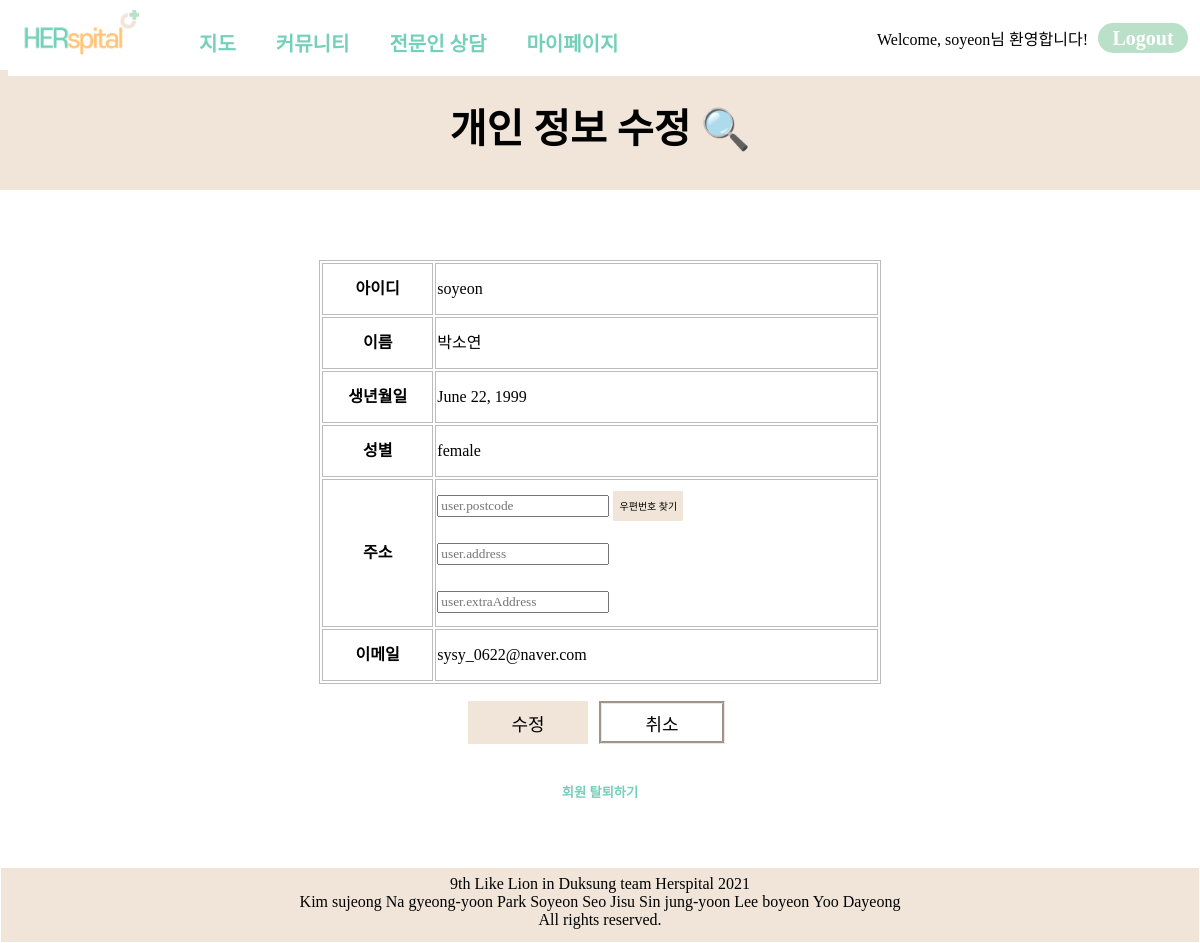
/account/setting/ (signed in), run on an earlier commit of the app's database.
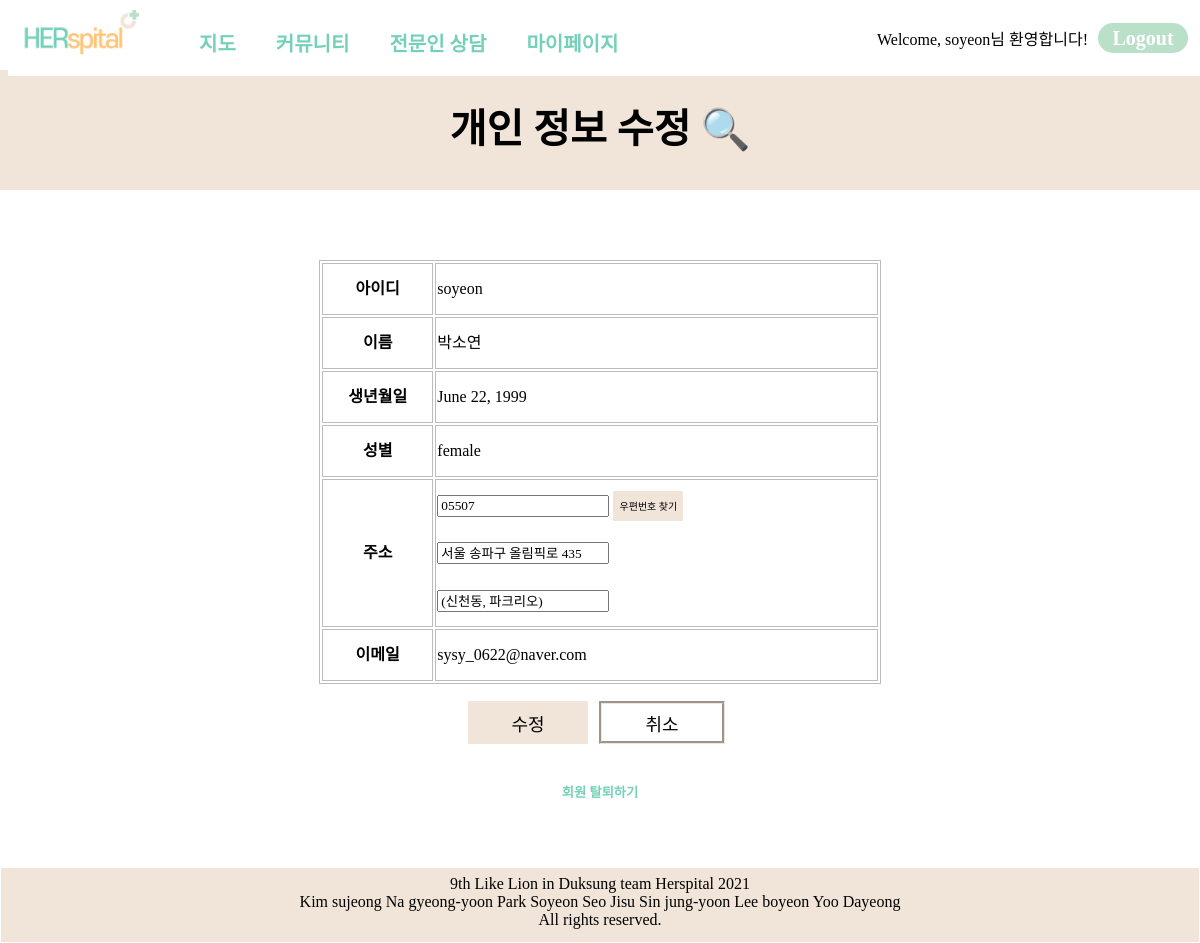
And on a later commit of the database.
### account/models.py (models this page shows)
class CustomUser(AbstractUser):
  nickname = models.CharField(max_length=100,default='') #이름
  email = models.EmailField(max_length=100,default='') #이메일
  birth = models.DateField(blank=True,null=True) #생년월일
  gender = models.CharField(max_length=50, default='') #성별
  position = models.CharField(max_length=50, default='normal') #일반인/전문인
  certifyImg = models.ImageField(upload_to="account/", blank=True, null=True) #자격증사진 - 전문인일때 무조건 받아야하는데 어떻게 해야하지..
  workplace = models.CharField(max_length=50, blank=True) #의료기관 - 전문인일때 무조건 받아야하는데 어떻게 해야하지..
  postcode = models.CharField(max_length=100, blank=True) #우편번호
  address = models.CharField(max_length=100, blank=True) #주소
  extraAddress = models.CharField(max_length=100, blank=True) #세부주소

### account/views.py (the view)
# urls.py: path("setting/", account_views.setting, name="setting"),
@login_required
def setting(request):
  if request.method == 'POST':
    user_change_form = CustomUserChangeForm(request.POST, instance=request.user)
    if user_change_form.is_valid():
      user_change_form.save()
      messages.info(request, '수정 성공')
      return render(request,"account/mypage.html")
  else:
    user_change_form = CustomUserChangeForm(instance=request.user)
  return render(request, "account/setting.html", {'user_change_form':user_change_form})

### account/forms.py
class CustomUserChangeForm(UserChangeForm):
    class Meta:
        model = get_user_model()
        fields = ['postcode','address','extraAddress']

### templates/account/setting.html (shortened to what this page needs)
{% load static %}
<!DOCTYPE html>
<html lang="en">
<head>
    <link rel="stylesheet" href="{% static 'css/setting.css' %}"/>
</head>
<body>
{% block navbar %}
{% include "partials/base.html" %}
{% endblock%}
{% block content %}
    <div id="main">
        <div style="border: 1px">
            <span style="margin-top:20px;font-size:40px;"><strong>개인 정보 수정 🔍</strong></span>
        </div>
    </div>
    <div id="table">
        <br>
        <form method="POST">
        <table border="1">
            <tr>
                <th>아이디</th>
                <td>{{user.username}}</td>
            </tr>
            <tr>
                <th>이름</th>
                <td>{{user.nickname}}</td>
            </tr>
            <tr>
                <th>생년월일</th>
                <td>{{user.birth}}</td>
            </tr>
            <tr>
                <th>성별</th>
                <td>{{user.gender}}</td>
            </tr>
            <tr>
                <th>주소</th>
                <td>
                    <input type="text" id="sample6_postcode" placeholder="user.postcode" name="postcode" value="{{user.postcode}}">
                    <input type="button" style="border:0; width:70px; font-size: 10px; color: black; background-color:rgb(241 229 217); height: 30px;"onclick="sample6_execDaumPostcode()" value="우편번호 찾기" a href=""><br>
                    <input type="text" id="sample6_address" placeholder="user.address" name="address" value="{{user.address}}"><br>
                    <input type="text" id="sample6_extraAddress" placeholder="user.extraAddress" name="extraAddress" value="{{user.extraAddress}}">
                </td>
            </tr>
            <tr>
                <th>이메일</th>
                <td>{{user.email}}</td>
            </tr>
        </table>
        <div id='button'>
            <button type="submit" style="border:0; width:120px; font-size: 18px; color: black; background-color:rgb(241 229 217); height: 43px;">수정</button>
<a href="" style="color:black;" onclick="cancel(this)"><button type="button" style="border:0; width:120px; font-size: 18px; color: black; background-color:white; height: 37px; margin: 10px; outline-style:groove; outline-color: rgb(241 229 217);">취소</button></a>
        <a href="" onclick="change(this)"><h5>회원 탈퇴하기</h5></a>
        </div>
        </form>
    </div>
{% endblock %}
</body>
</html>
{% block footer %}
{% include "partials/footer.html" %}
{% endblock %}

### templates/partials/base.html (shortened to what this page needs)
{% load static %}
<!DOCTYPE html>
<html lang="en">
<head>
    <link rel="stylesheet" href="{% static 'css/base.css' %}">
</head>
<body>
    <nav class="navbar navbar-default navbar-fixed-top">
        <div>
            <a class="navbar__logo" href="{% url 'mainpage' %}"><img src="{% static 'img/logo.png' %}"></a>
        </div>
        <ul class="navbar__menu">
            <li><a href="{% url 'core:mainpage' %}" class="navitem">지도</a></li>
            <li><a href="{% url 'community:communityList' %}" class="navitem">커뮤니티</a></li>
            <li><a href="{% url 'community:expertList' %}" class="navitem">전문인 상담</a></li>
            {% if user.is_authenticated %}
                <li><a href="{% url 'account:mypage' %}" class="navitem">마이페이지</a></li>
            {% endif %}
        </ul>
        {% if user.is_authenticated %}
            <div class="navbar__login">
                <p id="greeting">Welcome, {{user.username}}님 환영합니다!</p>
                <a href="{% url 'account:logout' %}"><button id="login" class="logoutBtn">Logout</button></a>
            </div>
        {% endif %}
    </nav>
</body>
</html>

What changed in the data, as far as the page shows it:
changed CustomUser "soyeon": postcode (not shown) → "05507"; address (not shown) → "서울 송파구 올림픽로 435"; extraAddress (not shown) → "(신천동, 파크리오)"
